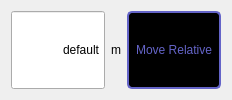
            <widget class="QWidget" name="tab_Relative_2">
             <property name="styleSheet">
              <string notr="true">#tab_Relative_2{
background-color: rgb(0, 0, 0);
}



</string>
             </property>
             <attribute name="title">
              <string>Relative</string>
             </attribute>
             <layout class="QHBoxLayout" name="horizontalLayout_7" stretch="2,0,2">
              <item>
               <widget class="QLineEdit" name="lineEdit_AutoPositionRelative_Axis2">
                <property name="sizePolicy">
                 <sizepolicy hsizetype="Preferred" vsizetype="Preferred">
                  <horstretch>0</horstretch>
                  <verstretch>0</verstretch>
                 </sizepolicy>
                </property>
                <property name="toolTip">
                 <string>Relative distance to travel. Maximum 5 mm.</string>
                </property>
                <property name="text">
                 <string>default</string>
                </property>
                <property name="alignment">
                 <set>Qt::AlignRight|Qt::AlignTrailing|Qt::AlignVCenter</set>
                </property>
               </widget>
              </item>
              <item>
               <widget class="QLabel" name="label_17">
                <property name="text">
                 <string>m</string>
                </property>
                <property name="alignment">
                 <set>Qt::AlignCenter</set>
                </property>
               </widget>
              </item>
              <item>
               <widget class="QPushButton" name="pushButton_AutomaticMoveRelative_Axis2">
                <property name="sizePolicy">
                 <sizepolicy hsizetype="Preferred" vsizetype="Preferred">
                  <horstretch>0</horstretch>
                  <verstretch>0</verstretch>
                 </sizepolicy>
                </property>
                <property name="styleSheet">
                 <string notr="true">QPushButton#pushButton_AutomaticMoveRelative_Axis2{
color:rgb(100,100,200);
background-color:black;
border: 2px solid rgb(100,100,200);
border-radius: 5px
}</string>
                </property>
                <property name="text">
                 <string>Move Relative</string>
                </property>
               </widget>
              </item>
             </layout>
            </widget>
